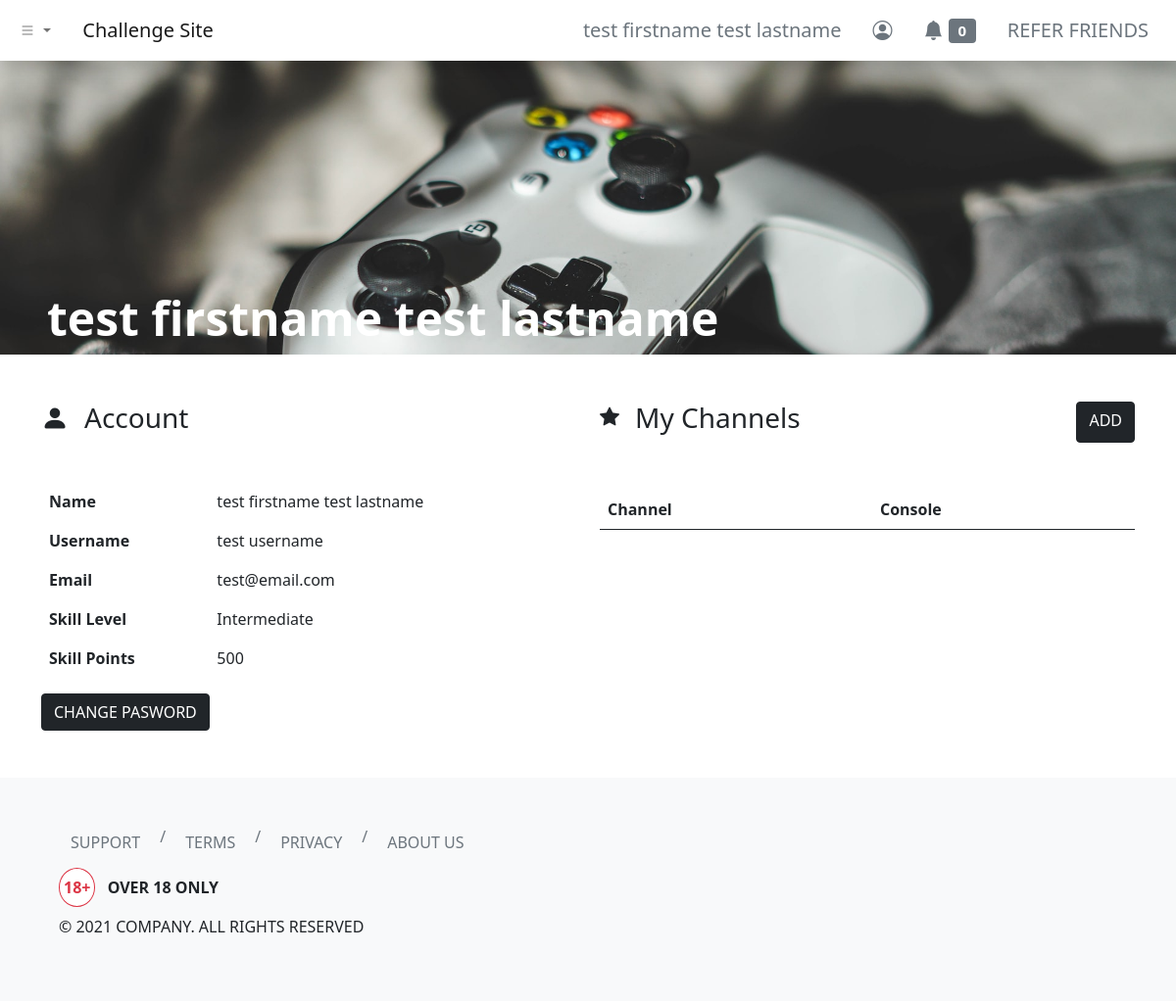
Page /dashboard/profile/index.php (signed in) on the committed database.
### tables this page shows
CREATE TABLE `users` (
  `id` int(11) NOT NULL,
  `username` varchar(255) NOT NULL,
  `first_name` varchar(255) NOT NULL,
  `last_name` varchar(255) NOT NULL,
  `email` varchar(255) NOT NULL,
  `user_password` varchar(255) NOT NULL,
  `balance` decimal(65,30) UNSIGNED NOT NULL DEFAULT 0.000000000000000000000000000000,
  `skill_points` int(11) NOT NULL
);

CREATE TABLE `skill_levels` (
  `level_id` int(11) NOT NULL,
  `level_name` varchar(255) NOT NULL,
  `min_points` int(11) NOT NULL,
  `max_points` int(11) NOT NULL,
  `created_timestamp` timestamp NULL DEFAULT NULL,
  `last_modified_timestamp` timestamp NULL DEFAULT NULL
);

### dashboard/profile/index.php (the view, shortened to what this page needs)
<?php include '../../header.php'; ?>
<link rel="stylesheet" href="./index.css">
<div class="hero bg-dark d-flex align-items-end px-5">
    <h1 class="text-white display-5 fw-bold">
        <?php
        include_once '../../php-apis/db-config.php';
        $user_id = $_SESSION['id'];
        $sql = "SELECT * FROM users WHERE id = $user_id";
        $result = mysqli_query($conn, $sql);
        if (mysqli_num_rows($result) > 0) {
            while ($row = mysqli_fetch_assoc($result)) {
                $skill_points = $row['skill_points'];
                $sql2 = "SELECT * FROM skill_levels WHERE $skill_points BETWEEN min_points AND max_points";
                $result2 = mysqli_query($conn, $sql2);
                if (mysqli_num_rows($result2) > 0) {
                    while ($row2 = mysqli_fetch_assoc($result2)) {
                        $skill_level = $row2['level_name'];
                    }
                } else {
                    $skill_level = 'undefined';
                }
        ?>
                <?php echo $row['first_name'] . ' ' . $row['last_name']; ?>
    </h1>
</div>
<div class="container my-5">
    <div class="row">
        <div class="col">
            <h3 class="mb-5"><i class="bi bi-person-fill me-3"></i>Account</h3>
            <table class="table table-borderless">
                <tbody>
                    <tr>
                        <th scope="row">Name</th>
                        <td>
                            <?php echo $row['first_name'] . ' ' . $row['last_name']; ?>
                        </td>
                    </tr>
                    <tr>
                        <th scope="row">Username</th>
                        <td>
                            <?php echo $row['username']; ?>
                        </td>
                    </tr>
                    <tr>
                        <th scope="row">Email</th>
                        <td><?php echo $row['email']; ?></td>
                    </tr>
                    <tr>
                        <th>Skill Level</th>
                        <td><?php echo ucwords($skill_level); ?></td>
                    </tr>
                    <tr>
                        <th>Skill Points</th>
                        <td><?php echo ucwords($skill_points); ?></td>
                    </tr>
            <?php
            }
        } else {
            header("Location: ../../php-apis/logout.php");
            die();
        }
            ?>
                </tbody>
            </table>
            <button type="button" class="btn btn-dark" data-bs-toggle="modal" data-bs-target="#passwordModal">
                CHANGE PASWORD
            </button>
        </div>
        <div class="col">
            <div class="mb-5 d-flex">
                <i class="bi bi-star-fill fs-5 me-3"></i>
                <h3>My Channels</h3>
                <a class="btn btn-dark ms-auto" href="#" role="button">ADD</a>
            </div>
            <table class="table table-hover">
                <thead>
                    <tr>
                        <th scope="col">Channel</th>
                        <th scope="col">Console</th>
                    </tr>
                </thead>
            </table>
        </div>
    </div>
</div>
<?php include '../../footer.php'; ?>

### header.php (shortened to what this page needs)
<?php
function urlPrefix()
{
    if (basename(getcwd()) === basename(__DIR__)) {
        return './';
    } elseif (basename(dirname(getcwd())) === basename(__DIR__)) {
        return '../';
    } elseif (basename(dirname(dirname(getcwd()))) === basename(__DIR__)) {
        return '../../';
    } elseif (basename(dirname(dirname(dirname(getcwd())))) === basename(__DIR__)) {
        return '../../../';
    } else {
        return './';
    }
}
?>
<!DOCTYPE html>
<html lang="en">
<head>
    <link href="https://cdn.jsdelivr.net/npm/bootstrap@5.0.0-beta2/dist/css/bootstrap.min.css" rel="stylesheet">
    <link rel="stylesheet" href="https://cdn.jsdelivr.net/npm/bootstrap-icons@1.3.0/font/bootstrap-icons.css">
</head>
<body>
    <nav class="navbar navbar-expand-sm navbar-light bg-white shadow">
        <div class="container-fluid">
            <ul class="navbar-nav me-4">
                <li class="nav-item dropdown">
                    <a class="nav-link dropdown-toggle" href="#" id="navbarDropdownMenuLink" role="button" data-bs-toggle="dropdown" aria-expanded="false">
                        <i class="bi bi-list"></i>
                    </a>
                </li>
            </ul>
            <a class="navbar-brand" href="<?php echo urlPrefix(); ?>">Challenge Site</a>
            <div class="collapse navbar-collapse" id="navbarNavDropdown">
                <ul class="navbar-nav ms-auto">
                    <?php if (isset($_SESSION['id'])) { ?>
                        <li class="nav-item">
                            <a class="btn btn-lg btn-outline-secondary border-0" aria-current="page" href="<?php echo urlPrefix() . 'dashboard/profile/'; ?>">
                                <?php
                                include_once urlPrefix() . 'php-apis/db-config.php';
                                $user_id = $_SESSION['id'];
                                $sql = "SELECT * FROM users WHERE id=$user_id";
                                $result = mysqli_query($conn, $sql);
                                if (mysqli_num_rows($result) > 0) {
                                    while ($row = mysqli_fetch_assoc($result)) {
                                        echo $row['first_name'] . ' ' . $row['last_name'];
                                    }
                                } else {
                                    header("Location: " . urlPrefix() . "php-apis/logout.php");
                                    die();
                                }
                                ?>
                            </a>
                        </li>
                        <li class="nav-item">
                            <a class="btn btn-lg btn-outline-secondary border-0" aria-current="page" href="<?php echo urlPrefix() . 'dashboard/profile/'; ?>"><i class="bi bi-person-circle"></i></a>
                        </li>
                        <li class="nav-item">
                            <a class="btn btn-lg btn-outline-secondary border-0" aria-current="page" href="<?php echo urlPrefix() . 'dashboard/notifications/'; ?>">
                                <i class="bi bi-bell-fill"></i>
                                <span class="badge bg-secondary">
                                    <?php
                                    $sql2 = "SELECT COUNT(*) AS unread_notifs FROM notifications WHERE notif_for = $user_id AND notif_status = 'unread'";
                                    $result2 = mysqli_query($conn, $sql2);
                                    if (mysqli_num_rows($result2) > 0) {
                                        while ($row2 = mysqli_fetch_assoc($result2)) {
                                            echo $row2['unread_notifs'];
                                        }
                                    } else {
                                        echo "0";
                                    }
                                    ?>
                                </span>
                            </a>
                        </li>
                        <li class="nav-item">
                            <a class="btn btn-lg btn-outline-secondary border-0" aria-current="page" href="<?php echo urlPrefix() . 'dashboard/refer/'; ?>">REFER FRIENDS</a>
                        </li>
                    <?php } else { ?>
                        <li class="nav-item">
                            <a class="btn btn-lg btn-outline-secondary border-0" aria-current="page" href="<?php echo urlPrefix() . 'login/'; ?>">ENTER</a>
                        </li>
                    <?php } ?>
                </ul>
            </div>
        </div>
    </nav>

### dashboard/profile/index.css (style rules this page uses)
.hero { background-image: url('../../images/kamil-s-xny2e95bvgA-unsplash.jpg'); background-position: top; background-repeat: no-repeat; background-size: cover; min-height: 300px; }

### rows in the picture
users: first_name "test firstname", last_name "test lastname", username "test username", email "test@email.com", skill_levels.level_name "Intermediate", skill_points "500"

### other values in the picture
$row2['unread_notifs'] "0"
